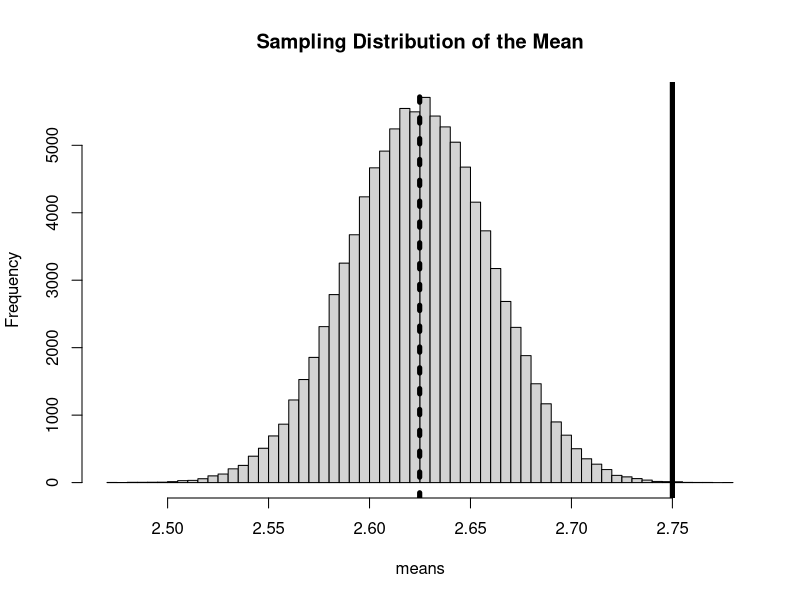
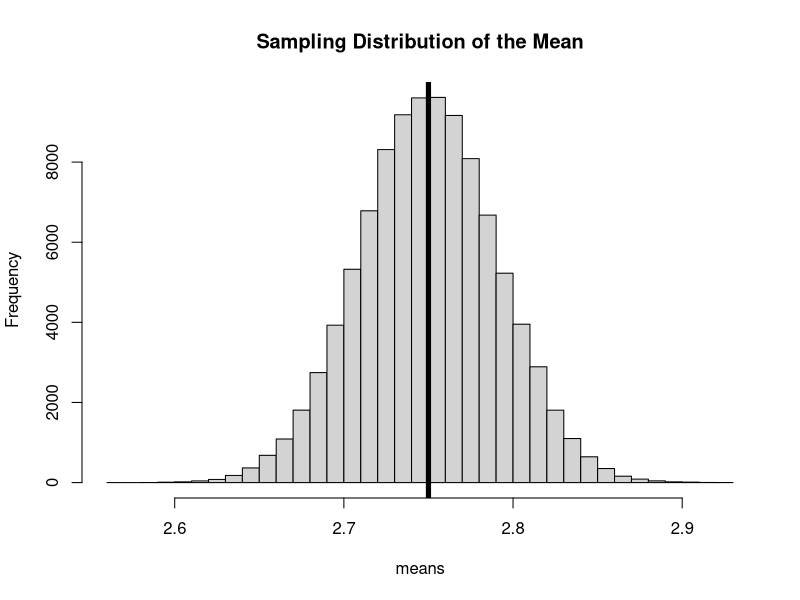
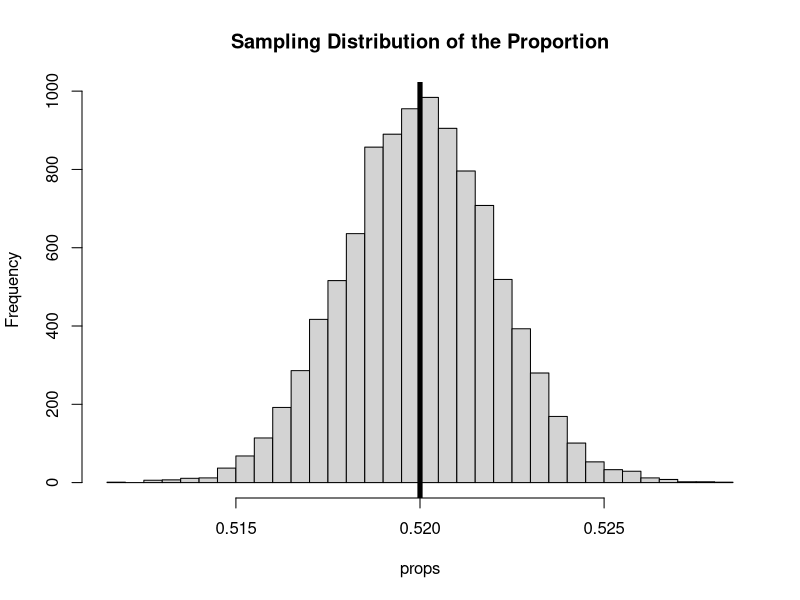
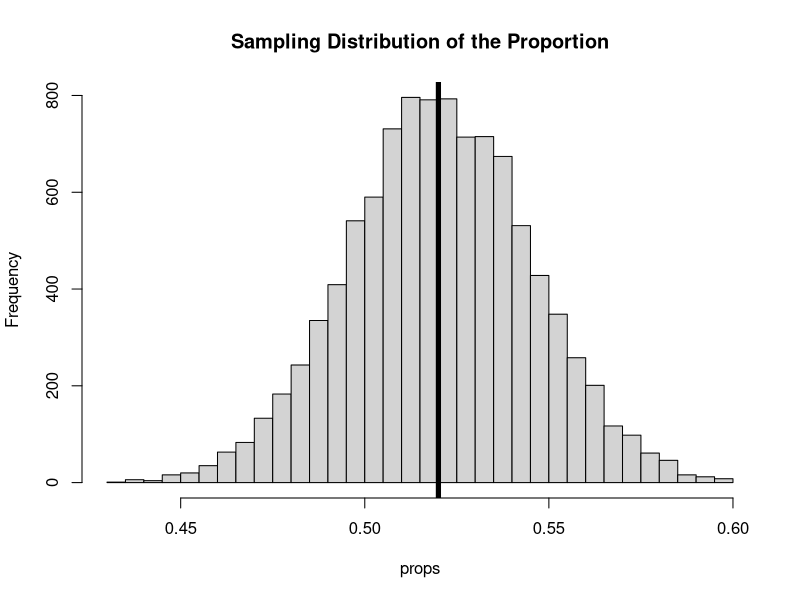

The R script that drew these images, in order:
############################################################################

# Open Online R Stream (https://www.wvbauer.com/doku.php/live_streams)
#
# By:   Wolfgang Viechtbauer (https://www.wvbauer.com)
# Date: 2023-10-26
#
# Topic(s):
# - Regression and Other Stories (https://avehtari.github.io/ROS-Examples/)
# - Section(s): 4.3
#
# last updated: 2024-02-15

############################################################################

### 4.3: Bias and unmodeled uncertainty

## Bias in estimation

# according to recent data, men in the US watch around 3 hours, women around
# 2.5 hours of television per day; hence, in the population, the mean number
# of hours watched by men and women combined (where there is an equal number
# of men and women) is 2.75; this is the population mean we want to estimate
pop.mean <- 0.5 * 3.0 + 0.5 * 2.5
pop.mean

# now let's simulate the situation where we take a sample of n=200 but women
# are more willing to participate and hence are over-represented in the sample
# (150 women, 50 men); let's assume that number of hours watched is normally
# distributed within each group with a standard deviation of 0.5 (technically,
# we could get a negative value for some participants, but the chance of this
# happening is very small, so we will ignore this issue); we then compute the
# mean number of hours for the 200 participants; we repeat this process 100000
# times, in essence generating the sampling distribution of the mean
set.seed(1234)
means <- replicate(100000, {
   hrs.m <- rnorm( 50, mean=3.0, sd=0.5)
   hrs.w <- rnorm(150, mean=2.5, sd=0.5)
   mean(c(hrs.m, hrs.w))
})

# look at the sampling distribution of the mean
hist(means, main="Sampling Distribution of the Mean", breaks=50)

# sidenote: since the sum of normally distributed variables is still normal
# (https://en.wikipedia.org/wiki/Sum_of_normally_distributed_random_variables)
# (which is also true if the variables have different means and/or standard
# deviations), the sampling distribution of the mean above is also exactly
# normal (and this will be true irrespective of the sample size, so we do not
# even need the CLT for the sampling distribution to become normal)

# add the population mean as a vertical line to the histogram
abline(v=pop.mean, lwd=5)

# show that the sample mean is a biased estimator of the population mean
mean(means)

# add the mean of the sample means as a vertical line to the histogram
abline(v=mean(means), lwd=5, lty="dotted")

# in fact, given the above, we know that the mean of the means in the sampling
# distribution is equal to the following weighted mean (the slight discrepany
# arises because we 'only' simulated 100000 means)
(50 * 3.0 + 150 * 2.5) / 200

# compute the standard error of the mean
sd(means)

# if we weight the values of the men and women appropriately (i.e., by the
# inverse of the sampling probabilities times the known proportions in the
# population), then the mean of these weighted values provides an unbiased
# estimate of the population mean
means <- replicate(100000, {
   hrs.m <- rnorm( 50, mean=3.0, sd=0.5)
   hrs.w <- rnorm(150, mean=2.5, sd=0.5)
   #0.5 * mean(hrs.m) + 0.5 * mean(hrs.w)
   mean(c(4/1*0.5*hrs.m, 4/3*0.5*hrs.w))
})

# look at the sampling distribution of the mean
hist(means, main="Sampling Distribution of the Mean", breaks=50)

# add the population mean as a vertical line to the histogram
abline(v=pop.mean, lwd=5)

# show that the sample mean is now an unbiased estimator of the population mean
mean(means)

# compute the standard error of the mean
sd(means)

# note that the mean of the weighted data has a larger standard error, so
# while it is now unbiased, it is a less precise estimator

############################################################################

## Adjusting inferences to account for bias and unmodeled uncertainty

# simulate the observed proportion of support for a candidate under a binomial
# model 10000 times, assuming that the true probability of support is 0.52
props <- replicate(10000, mean(rbinom(60000, 1, 0.52)))

# sidenote: the above is equivalent to rbinom(10000, 60000, 0.52) / 60000
# (which is much faster), but the above generalizes more easily to the
# scenario described further below

# look at the sampling distribution of the proportion
hist(props, main="Sampling Distribution of the Proportion", breaks=50)

# add the true proportion as a vertical line to the histogram
abline(v=0.52, lwd=5)

# as we can see, under this model, there is virtually no chance of ever seeing
# a proportion that is below 0.5, since the SE of the proportions is so low

# compute the mean and standard error of these proportions
mean(props)
sd(props)

# this is not a realistic model for such a poll, since it assumes a single
# fixed probability of support

# now we do 100 polls with n=600, where the true probability of support varies
# across polls; say these probabilities come from a beta distribution
# (https://en.wikipedia.org/wiki/Beta_distribution) with parameters alpha=1.56
# and beta=1.44, so the mean is still 0.52 (using a beta distribution to
# simulate the probabilities as these will automatically be between 0 and 1);
# we then compute an overall proportion across these 100 polls
props <- replicate(10000, {
   props100 <- replicate(100, mean(rbinom(600, 1, rbeta(1,1.56,1.44))))
   mean(props100)
})

# examine the sampling distribution
hist(props, main="Sampling Distribution of the Proportion", breaks=50)

# add the true proportion as a vertical line to the histogram
abline(v=0.52, lwd=5)

# compute the mean and standard error of these proportions
mean(props)
sd(props)

# now we see additional variability in the (overall) proportions, which is
# much more realistic

############################################################################
